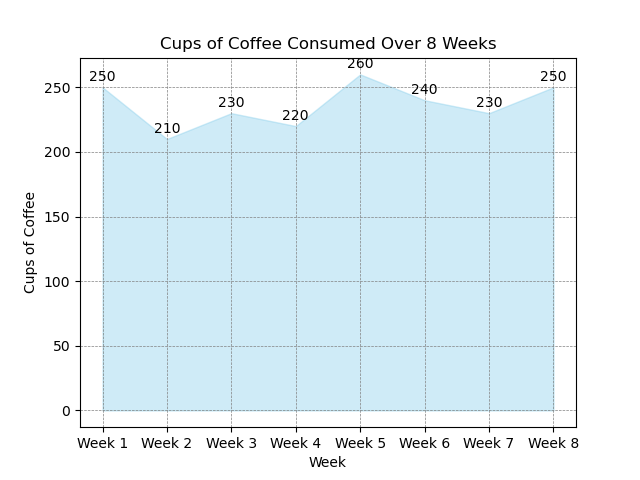

Here is the Python script that generated this plot:

import matplotlib.pyplot as plt

# provided data
data = [
    {'Week': 'Week 1', 'Cups of Coffee': 250},
    {'Week': 'Week 2', 'Cups of Coffee': 210},
    {'Week': 'Week 3', 'Cups of Coffee': 230},
    {'Week': 'Week 4', 'Cups of Coffee': 220},
    {'Week': 'Week 5', 'Cups of Coffee': 260},
    {'Week': 'Week 6', 'Cups of Coffee': 240},
    {'Week': 'Week 7', 'Cups of Coffee': 230},
    {'Week': 'Week 8', 'Cups of Coffee': 250}
]

# extract the weeks and cup counts into separate lists for plotting
weeks = [item['Week'] for item in data]
cups_of_coffee = [item['Cups of Coffee'] for item in data]

# generate the x-axis indices based on the number of weeks
x_indices = range(len(weeks))

# create the area chart
plt.fill_between(x_indices, cups_of_coffee, color="skyblue", alpha=0.4)

# provide the annotations on each data point
for i, cup_count in enumerate(cups_of_coffee):
    plt.text(x_indices[i], cup_count + 5, str(cup_count), ha='center')

# set the x-axis to display the weeks
plt.xticks(x_indices, weeks)

# adding titles and labels
plt.title('Cups of Coffee Consumed Over 8 Weeks')
plt.xlabel('Week')
plt.ylabel('Cups of Coffee')

# add grid lines for better readability
plt.grid(color = 'gray', linestyle = '--', linewidth = 0.5)

# show the plot
plt.show()
